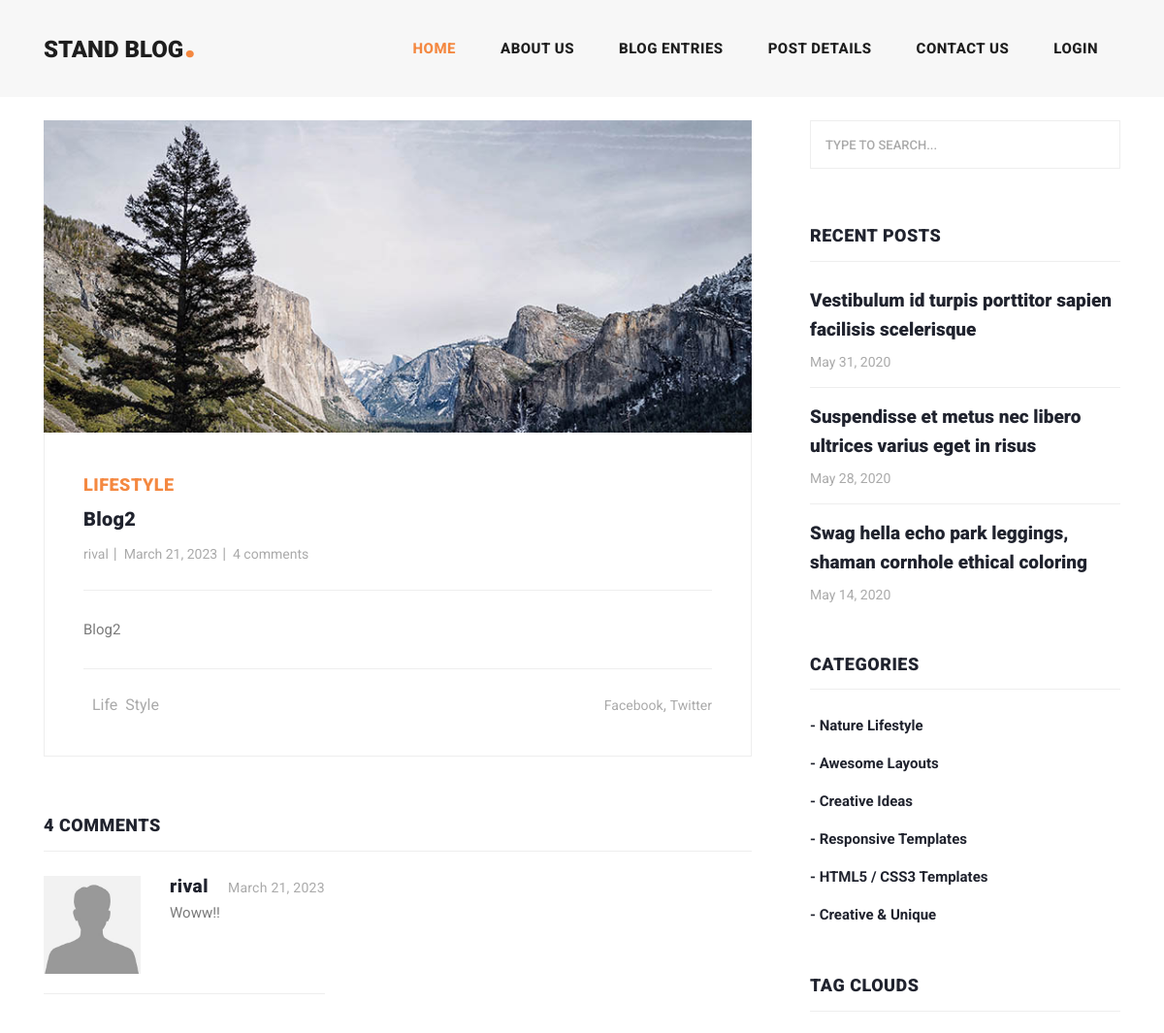
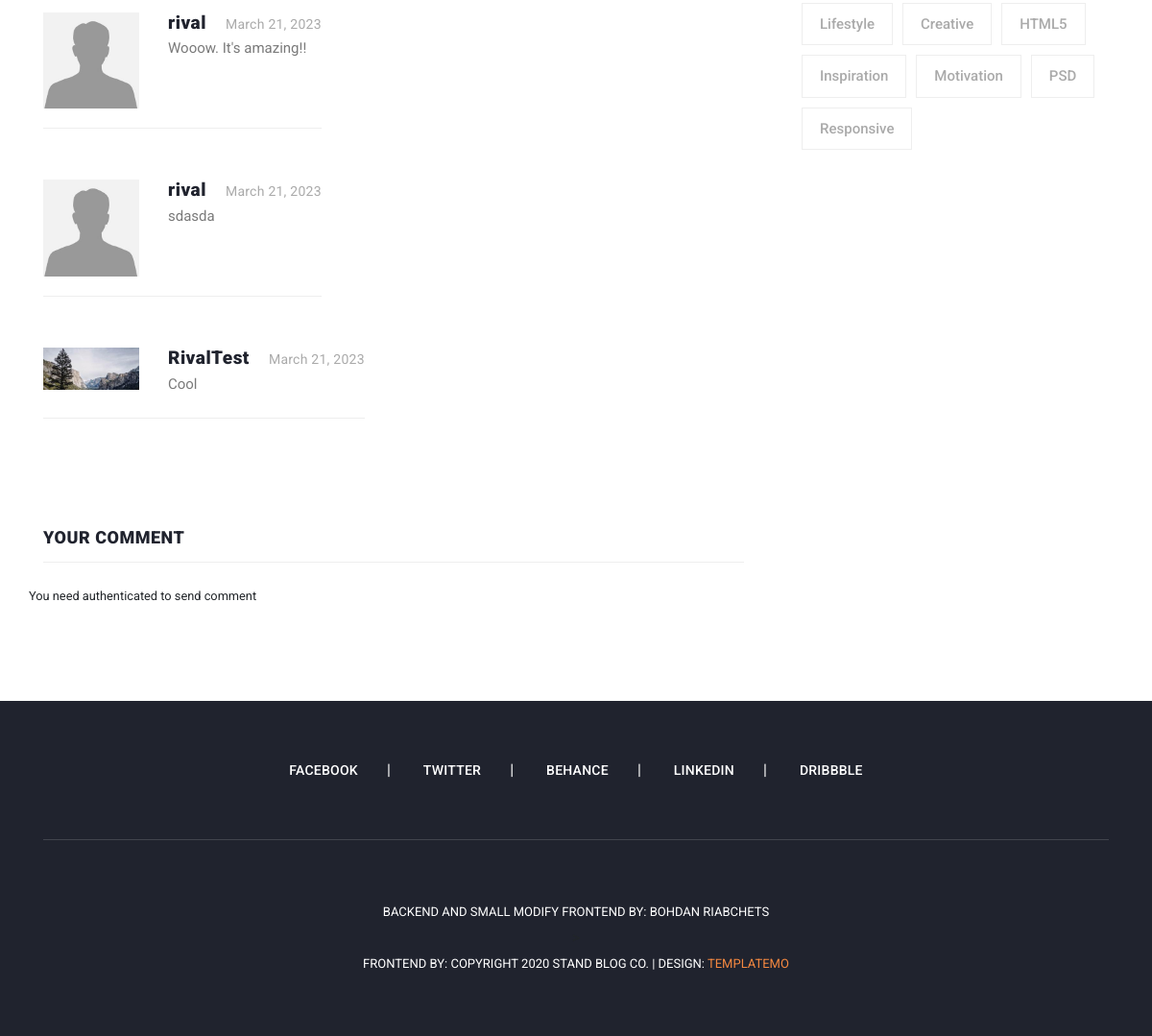
The page /blog-detail/32 on the database its author committed (2 pictures, top to bottom).
### blog/models.py (models this page shows, shortened)
class Blog(models.Model):
    author = models.ForeignKey(User, on_delete=models.CASCADE)
    title = models.CharField(max_length=200)
    text = models.TextField()
    created_at = models.DateField(auto_now_add=True)
    updated_at = models.DateField(null=True, blank=True)
    image = models.ImageField(default='blog-post-01.jpg', upload_to='blog_avatars')
    class Meta:
        ordering = ['created_at']

class Categories(models.Model):
    blog = models.ManyToManyField(Blog, related_name='category')
    category = models.CharField(max_length=150)
    def __str__(self):
        return self.category

class Tag(models.Model):
    blog = models.ManyToManyField(Blog, related_name='tag')
    tag = models.CharField(max_length=150)
    def __str__(self):
        return self.tag

class Comment(models.Model):
    blog = models.ForeignKey(Blog, on_delete=models.CASCADE, related_name='comments')
    author = models.ForeignKey(User, on_delete=models.CASCADE)
    text = models.TextField()
    created_date = models.DateField(auto_now_add=True)

### users/models.py (models this page shows, shortened)
class Profile(models.Model):
    user = models.OneToOneField(User, on_delete=models.CASCADE)
    avatar = models.ImageField(default='avatar.jpg', upload_to='profile_avatars')
    email_verified = models.BooleanField(default=False)

### blog/views.py (the view, shortened to what this page needs)
# urls.py: path('blog-detail/<int:pk>', views.BlogDetailView.as_view(), name='blog-detail'),
class BlogDetailView(generic.DetailView):
    model = Blog
    template_name = 'blog/blog_detail.html'
    context_object_name = 'blog'
    def get_context_data(self, **kwargs):
        context = super().get_context_data(**kwargs)
        context['comment_form'] = CommentForm()
        return context

### blog/forms.py
class CommentForm(forms.ModelForm):
    class Meta:
        model = Comment
        fields = ['text']

### blog/templates/blog/blog_detail.html (shortened to what this page needs)
{% extends 'base.html' %}
{% block content %}
{% load static %}
<div class="main-banner header-text">
</div>
<section class="blog-posts grid-system">
    <div class="container">
        <div class="row">
            <div class="col-lg-8">
                <div class="all-blog-posts">
                    <div class="row">
                        <div class="col-lg-12">
                            <div class="blog-post">
                                <div class="blog-thumb">
                                    <img src="{{ blog.image.url }}" alt="">
                                </div>
                                <div class="down-content">
                                    <span>{{ blog.category.last }}</span>
                                    <a href="post-details.html"><h4>{{ blog.title }}</h4></a>
                                    <ul class="post-info">
                                        <li><a href="#">{{ blog.author }}</a></li>
                                        <li><a href="#">{{ blog.created_at }}</a></li>
                                        <li><a href="#">{{ blog.comments.count }} comments</a></li>
                                    </ul>
                                    <p>{{ blog.text }}</p>
                                    <div class="post-options">
                                        <div class="row">
                                            <div class="col-6">
                                                <ul class="post-tags">
                                                    {% for tag in blog.tag.all %}
                                                    <li></li>
                                                    <li>{{ tag }}</li>
                                                    {% endfor %}
                                                </ul>
                                            </div>
                                            <div class="col-6">
                                                <ul class="post-share">
                                                    <li></li>
                                                    <li><a href="#">Facebook</a>,</li>
                                                    <li><a href="#"> Twitter</a></li>
                                                </ul>
                                            </div>
                                        </div>
                                    </div>
                                </div>
                            </div>
                        </div>
                        <div class="col-lg-12">
                            <div class="sidebar-item comments">
                                <div class="sidebar-heading">
                                    <h2>{{ blog.comments.count }} comments</h2>
                                </div>
                                <div class="content">
                                    <ul>
                                        {% for comments in blog.comments.all %}
                                        <li>
                                            <div class="author-thumb">
                                                <img src="{{ comments.author.profile.avatar.url }}" alt="">
                                            </div>
                                            <div class="right-content">
                                                <h4>{{ comments.author }}<span>{{ comments.created_date }}</span></h4>
                                                <p>{{ comments.text }}</p>
                                            </div>
                                        </li>
                                        <hr>
                                        {% endfor %}
                                    </ul>
                                </div>
                            </div>
                        </div>
                        <div class="col-lg-12">
                            <div class="sidebar-item submit-comment">
                                <div class="sidebar-heading">
                                    <h2>Your comment</h2>
                                </div>
                                {% if user.is_authenticated %}
                                <div class="content">
                                    <form id="comment" action="#" method="post">
                                        {% csrf_token %}
                                        <div class="row">
                                            <div class="col-lg-12">
                                                <fieldset>
                                                    {% for field in comment_form %}
                                                    {{ field }}
                                                    {% endfor %}
                                                </fieldset>
                                            </div>
                                            <div class="col-lg-12">
                                                <fieldset>
                                                    <button type="submit" id="form-submit" class="main-button">Submit
                                                    </button>
                                                </fieldset>
                                            </div>
                                        </div>
                                    </form>
                                </div>
                                {% else %}
                                <div class="content">
                                    <div class="row">
                                        <small>You need authenticated to send comment</small>
                                    </div>
                                </div>
                                {% endif %}
                            </div>
                        </div>
                    </div>
                </div>
            </div>
            <div class="col-lg-4">
                <div class="sidebar">
                    <div class="row">
                        <div class="col-lg-12">
                            <div class="sidebar-item search">
                                <form id="search_form" name="gs" method="GET" action="#">
                                    <input type="text" name="q" class="searchText" placeholder="type to search..."
                                           autocomplete="on">
                                </form>
                            </div>
                        </div>
                        <div class="col-lg-12">
                            <div class="sidebar-item recent-posts">
                                <div class="sidebar-heading">
                                    <h2>Recent Posts</h2>
                                </div>
                                <div class="content">
                                    <ul>
                                        <li><a href="post-details.html">
                                            <h5>Vestibulum id turpis porttitor sapien facilisis scelerisque</h5>
                                            <span>May 31, 2020</span>
                                        </a></li>
                                        <li><a href="post-details.html">
                                            <h5>Suspendisse et metus nec libero ultrices varius eget in risus</h5>
                                            <span>May 28, 2020</span>
                                        </a></li>
                                        <li><a href="post-details.html">
                                            <h5>Swag hella echo park leggings, shaman cornhole ethical coloring</h5>
                                            <span>May 14, 2020</span>
                                        </a></li>
                                    </ul>
                                </div>
                            </div>
                        </div>
                        <div class="col-lg-12">
                            <div class="sidebar-item categories">
                                <div class="sidebar-heading">
                                    <h2>Categories</h2>
                                </div>
                                <div class="content">
                                    <ul>
                                        <li><a href="#">- Nature Lifestyle</a></li>
                                        <li><a href="#">- Awesome Layouts</a></li>
                                        <li><a href="#">- Creative Ideas</a></li>
                                        <li><a href="#">- Responsive Templates</a></li>
                                        <li><a href="#">- HTML5 / CSS3 Templates</a></li>
                                        <li><a href="#">- Creative &amp; Unique</a></li>
                                    </ul>
                                </div>
                            </div>
                        </div>
                        <div class="col-lg-12">
                            <div class="sidebar-item tags">
                                <div class="sidebar-heading">
                                    <h2>Tag Clouds</h2>
                                </div>
                                <div class="content">
                                    <ul>
                                        <li><a href="#">Lifestyle</a></li>
                                        <li><a href="#">Creative</a></li>
                                        <li><a href="#">HTML5</a></li>
                                        <li><a href="#">Inspiration</a></li>
                                        <li><a href="#">Motivation</a></li>
                                        <li><a href="#">PSD</a></li>
                                        <li><a href="#">Responsive</a></li>
                                    </ul>
                                </div>
                            </div>
                        </div>
                    </div>
                </div>
            </div>
        </div>
    </div>
</section>
{% endblock %}

### static/css/style.css (style rules this page uses)
form > * { display: block; margin-bottom: 0.5rem; }
hr { height: 1px; border: none; background-color: var(--color-light); }
input[type='text'], input[type='email'], input[type='password'], textarea { border-radius: 0.3px; width: 100%; padding: 0.25rem 0.75rem; }

### rows shown on the page
Blog: image (picture), category.last "LIFESTYLE", title "Blog2", author "rival", created_at "March 21, 2023", comments.count "4", text "Blog2"
Tag: tag "Life"
Tag: tag "Style"
Comment: author.profile.avatar (placeholder picture), author "rival", created_date "March 21, 2023", text "Woww!!"
Comment: author.profile.avatar (placeholder picture), author "rival", created_date "March 21, 2023", text "Wooow. It's amazing!!"
Comment: author.profile.avatar (placeholder picture), author "rival", created_date "March 21, 2023", text "sdasda"
Comment: author.profile.avatar (picture), author "RivalTest", created_date "March 21, 2023", text "Cool"
